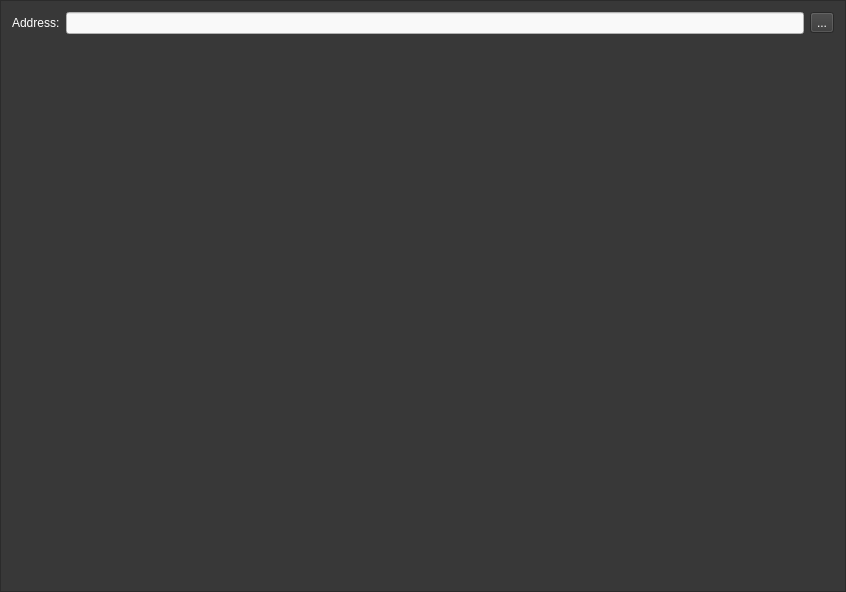
<?xml version="1.0" encoding="UTF-8"?>
<ui version="4.0">
 <class>ReceiveFrame</class>
 <widget class="QFrame" name="ReceiveFrame">
  <property name="geometry">
   <rect>
    <x>0</x>
    <y>0</y>
    <width>846</width>
    <height>592</height>
   </rect>
  </property>
  <property name="windowTitle">
   <string>Frame</string>
  </property>
  <property name="styleSheet">
   <string notr="true">background-color: rgb(56, 56, 56);
color: rgb(255, 255, 255);
</string>
  </property>
  <property name="frameShape">
   <enum>QFrame::StyledPanel</enum>
  </property>
  <property name="frameShadow">
   <enum>QFrame::Raised</enum>
  </property>
  <layout class="QVBoxLayout" name="verticalLayout">
   <item>
    <layout class="QHBoxLayout" name="horizontalLayout">
     <item>
      <widget class="QLabel" name="label">
       <property name="text">
        <string>Address:</string>
       </property>
      </widget>
     </item>
     <item>
      <widget class="QLineEdit" name="m_addressEdit">
       <property name="styleSheet">
        <string notr="true">color: rgb(0, 0, 0);
border-color:  rgb(76, 60, 77);
background-color: rgb(249, 249, 249);</string>
       </property>
       <property name="readOnly">
        <bool>true</bool>
       </property>
      </widget>
     </item>
     <item>
      <widget class="QToolButton" name="m_copyButton">
       <property name="text">
        <string>...</string>
       </property>
       <property name="icon">
        <iconset resource="../../resources.qrc">
         <normaloff>:/icons/copy</normaloff>:/icons/copy</iconset>
       </property>
      </widget>
     </item>
    </layout>
   </item>
   <item>
    <spacer name="verticalSpacer">
     <property name="orientation">
      <enum>Qt::Vertical</enum>
     </property>
     <property name="sizeHint" stdset="0">
      <size>
       <width>20</width>
       <height>40</height>
      </size>
     </property>
    </spacer>
   </item>
  </layout>
 </widget>
 <resources>
  <include location="../../resources.qrc"/>
 </resources>
 <connections>
  <connection>
   <sender>m_copyButton</sender>
   <signal>clicked()</signal>
   <receiver>ReceiveFrame</receiver>
   <slot>copyAddress()</slot>
   <hints>
    <hint type="sourcelabel">
     <x>818</x>
     <y>26</y>
    </hint>
    <hint type="destinationlabel">
     <x>422</x>
     <y>295</y>
    </hint>
   </hints>
  </connection>
 </connections>
 <slots>
  <slot>copyAddress()</slot>
 </slots>
</ui>
